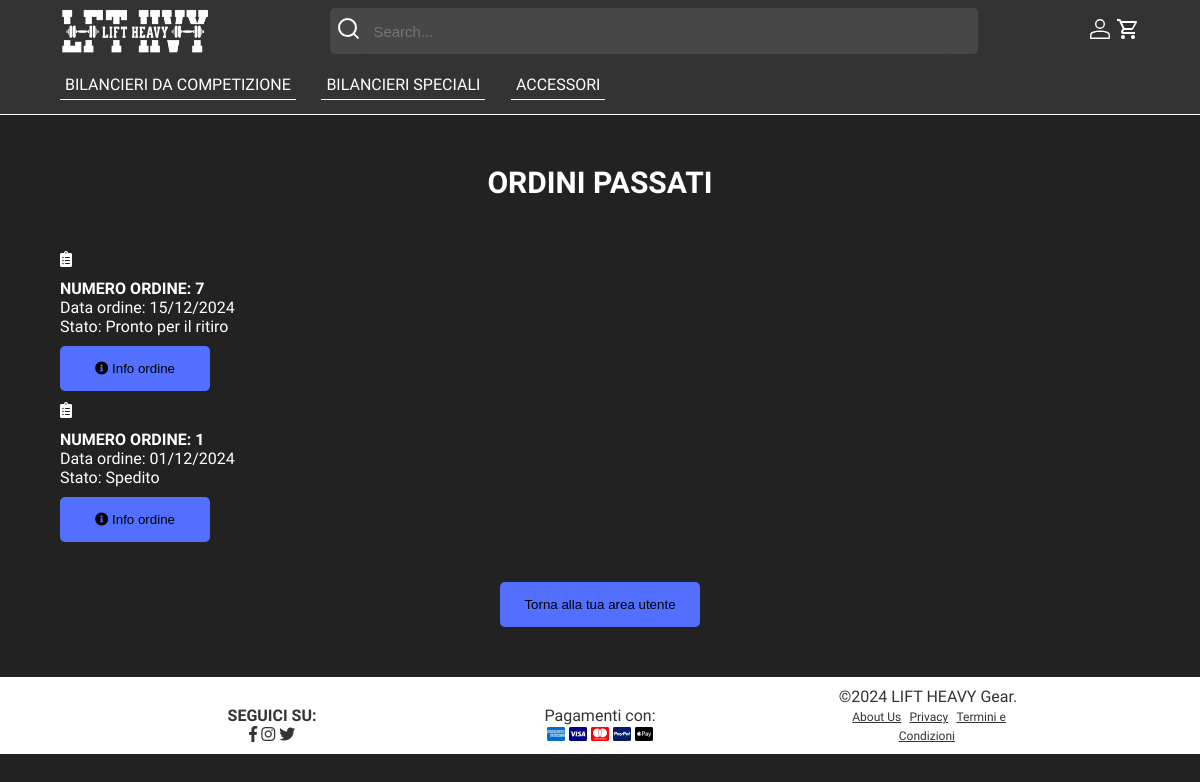
Before: /ordiniPassati.php (signed in) with the older database file.
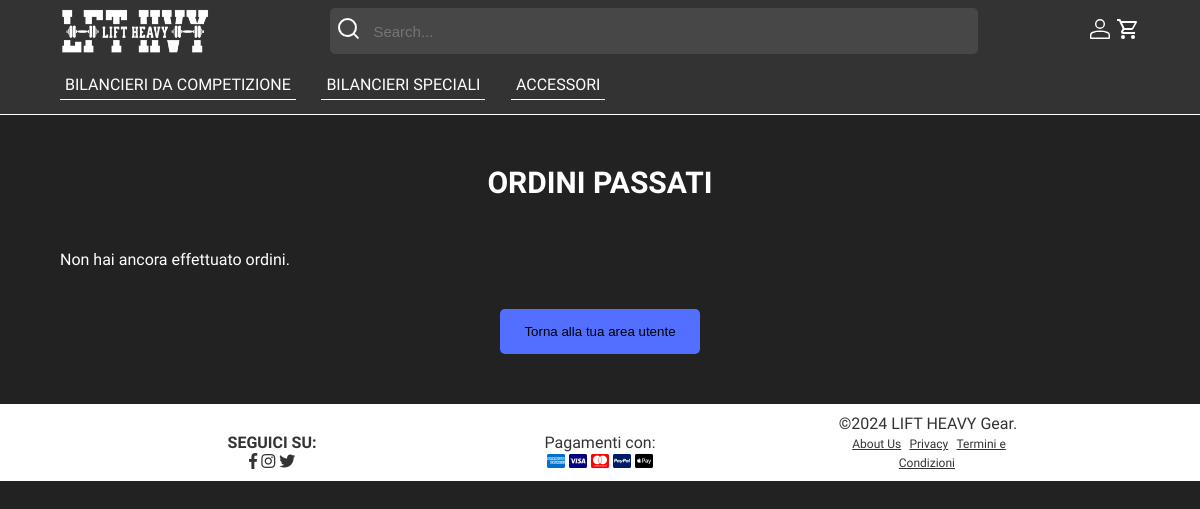
After: the same page with the newer database file.
### tables this page shows
CREATE TABLE categoria (
     ID_categoria INT NOT NULL AUTO_INCREMENT,
     nome_categoria VARCHAR(100) NOT NULL,
     CONSTRAINT ID_categoria_ID PRIMARY KEY (ID_categoria)
);

CREATE TABLE ordine (
     ID_ordine INT NOT NULL AUTO_INCREMENT,
     data_ordine DATE NOT NULL,
     prezzo_totale FLOAT NOT NULL,
     stato_ordine VARCHAR(255) NOT NULL,
     ID_utente INT NOT NULL,
     CONSTRAINT ID_ordine_ID PRIMARY KEY (ID_ordine)
);

### ordiniPassati.php (called while the page is built, shortened)
<?php
require_once("bootstrap.php");
$userData = $dbh->getUserDataById($_SESSION["ID_utente"]);
$templateParams["titolo"] = "Ordini Passati";
$templateParams["categorie"] = $dbh->getCategories();
$templateParams["nome"] = $userData["nome"];
$templateParams["nome-main"] = "ordini-cliente.php";
$ordiniUtente = $dbh->getOrdersByUserId($_SESSION["ID_utente"]);
$templateParams["ordini"] = $ordiniUtente;
$templateParams["show-aside"] = false;
require("template/base.php");
?>

### db/database.php (called while the page is built, shortened)
<?php
class DatabaseHelper
{
    private $db;
    public function __construct($servername, $username, $password, $dbname, $port)
    {
        $this->db = new mysqli($servername, $username, $password, $dbname, $port);
    }
    public function getCategories()
    {
        $query = "SELECT ID_categoria, nome_categoria FROM categoria ORDER BY ID_categoria ASC";
        $stmt = $this->db->prepare($query);
        $stmt->execute();
        $result = $stmt->get_result();
        $categories = $result->fetch_all(MYSQLI_ASSOC);
        return $categories;
    }
    public function getOrdersByUserId($userId)
    {
        $query = "SELECT * FROM ordine WHERE ID_utente = ? AND stato_ordine != 'Carrello' ORDER BY data_ordine DESC";
        $stmt = $this->db->prepare($query);
        $stmt->bind_param('i', $userId);
        $stmt->execute();
        $result = $stmt->get_result();
        return $result->fetch_all(MYSQLI_ASSOC);
    }
    public function getUserDataById($id)
    {
        $query = "SELECT nome, cognome, email, Password, venditore
                  FROM utente
                  WHERE ID_utente = ?";
        $stmt = $this->db->prepare($query);
        $stmt->bind_param('i', $id);
        $stmt->execute();
        $result = $stmt->get_result();
        return $result->fetch_assoc();
    }
}

### bootstrap.php (called while the page is built, shortened)
<?php
require_once("db/database.php");
$dbh = new DatabaseHelper("localhost", "root", "", "liftheavygear", 3306);
?>

### template/base.php (the view, shortened to what the changed rows need)
<!DOCTYPE html>
<html lang="it">
<head>
    <link rel="stylesheet" href="https://use.fontawesome.com/releases/v5.7.0/css/all.css"
 />
    <link rel="stylesheet" href="css/style.css" />
    <link rel="stylesheet" href="css/styleClass.css" />
    <link rel="stylesheet" href="css/carrello.css" />
</head>
<body>
    <header>
        <div class="header-menu">
            <nav>
                <ul id="dropdown-menu" class="hidden">
                    <?php foreach ($templateParams["categorie"] as $categoria): ?>
                        <li>
                            <a href="<?php
                                        if (isset($_SESSION["loggedin"]) && $_SESSION["loggedin"] === true) {
                                            $userRole = $_SESSION["venditore"];
                                            echo $userRole === 'Y' ? '#' : 'categoria.php?id=' . $categoria["ID_categoria"];
                                        } else {
                                            echo 'categoria.php?id=' . $categoria["ID_categoria"];
                                        }
                                        ?>">
                                <?php echo $categoria["nome_categoria"]; ?>
                            </a>
                        </li>
                    <?php endforeach; ?>
                </ul>
            </nav>
        </div>
    </header>
    <main>
        <?php
        require($templateParams["nome-main"]);
        ?>
    </main>
    <footer>
        <section class="social">
            <h2>SEGUICI SU:</h2>
        </section>
    </footer>
</body>
</html>

### template/ordini-cliente.php
<section>
    <h1>ORDINI PASSATI</h1>
    <?php if (count($templateParams["ordini"]) > 0) : ?>
        <?php foreach ($templateParams["ordini"] as $ordine) : ?>
            <div class="ordine">
                <div>
                    <span class="fas fa-clipboard-list"></span>
                </div>
                <h2>Numero ordine: <?php echo $ordine["ID_ordine"]; ?></h2>
                <p>Data ordine: <?php echo date("d/m/Y", strtotime($ordine["data_ordine"])); ?></p>
                <p>Stato: <?php echo $ordine["stato_ordine"]; ?></p>
                <button type="button" onclick="window.location.href='infoOrdine.php?id=<?php echo $ordine["ID_ordine"]; ?>' "><span class="fas fa-info-circle"> </span> Info ordine</button>
            </div>
        <?php endforeach; ?>
    <?php else : ?>
        <p>Non hai ancora effettuato ordini.</p>
    <?php endif; ?>
    <button type="button" onclick="window.location.href='areaCliente.php'">Torna alla tua area utente</button>
</section>

Changed rows visible on the page:
removed ordine: ID_ordine "7", data_ordine "15/12/2024", stato_ordine "Pronto per il ritiro"
removed ordine: ID_ordine "1", data_ordine "01/12/2024", stato_ordine "Spedito"
Other visible differences:
text now shown: "Non hai ancora effettuato ordini."
